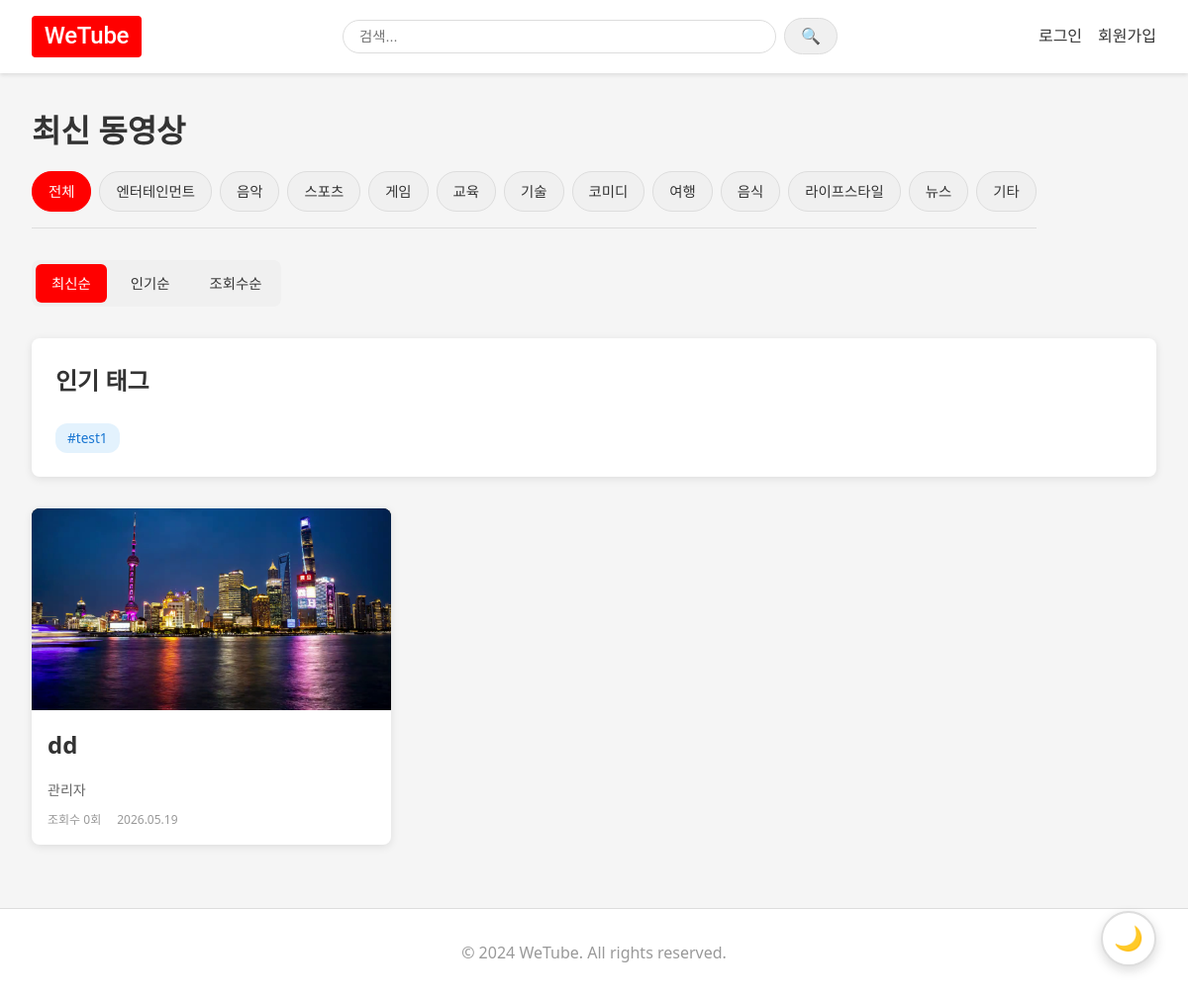
The page / on the database its author committed.
### app/models.py (models this page shows, shortened)
class Tag(db.Model):
    __tablename__ = 'tags'
    id = db.Column(db.Integer, primary_key=True)
    name = db.Column(db.String(50), unique=True, nullable=False, index=True)  # 태그 이름
    created_at = db.Column(db.DateTime, default=datetime.utcnow)

class Video(db.Model):
    __tablename__ = 'videos'
    id = db.Column(db.Integer, primary_key=True)
    title = db.Column(db.String(200), nullable=False)
    description = db.Column(db.Text, nullable=True)
    video_path = db.Column(db.String(500), nullable=False)  # 비디오 파일 경로 또는 Cloudinary URL
    thumbnail_path = db.Column(db.String(500), nullable=True)  # 썸네일 이미지 경로 또는 Cloudinary URL
    category = db.Column(db.String(50), nullable=True, index=True)  # 비디오 카테고리
    duration = db.Column(db.Integer, nullable=True)  # 재생 시간 (초)
    views = db.Column(db.Integer, default=0)  # 조회수
    likes = db.Column(db.Integer, default=0)  # 좋아요 수
    user_id = db.Column(db.Integer, db.ForeignKey('users.id'), nullable=False)
    created_at = db.Column(db.DateTime, default=datetime.utcnow, index=True)
    updated_at = db.Column(db.DateTime, default=datetime.utcnow, onupdate=datetime.utcnow)
    video_public_id = db.Column(db.String(255), nullable=True)  # Cloudinary 비디오 public_id
    thumbnail_public_id = db.Column(db.String(255), nullable=True)  # Cloudinary 썸네일 public_id
    def get_thumbnail_url(self):
        if not self.thumbnail_path:
            return None
        if self.thumbnail_path.startswith('http://') or self.thumbnail_path.startswith('https://'):
            return self.thumbnail_path
        from flask import url_for
        return url_for('uploads.serve_thumbnail', filename=self.thumbnail_path)
    comments = db.relationship('Comment', backref='video', lazy='dynamic', cascade='all, delete-orphan')
    tags = db.relationship(
        'Tag',
        secondary='video_tags',
        backref=db.backref('videos', lazy='dynamic'),
        lazy='dynamic'
    )

class User(UserMixin, db.Model):
    __tablename__ = 'users'
    id = db.Column(db.Integer, primary_key=True)
    username = db.Column(db.String(80), unique=True, nullable=False, index=True)
    email = db.Column(db.String(120), unique=True, nullable=False, index=True)
    password_hash = db.Column(db.String(255), nullable=False)
    nickname = db.Column(db.String(80), nullable=True)
    profile_image = db.Column(db.String(255), nullable=True)  # 프로필 이미지 경로 또는 Cloudinary URL
    profile_image_public_id = db.Column(db.String(255), nullable=True)  # Cloudinary 프로필 이미지 public_id
    is_admin = db.Column(db.Boolean, default=False, nullable=False)  # 관리자 여부
    created_at = db.Column(db.DateTime, default=datetime.utcnow)
    updated_at = db.Column(db.DateTime, default=datetime.utcnow, onupdate=datetime.utcnow)
    videos = db.relationship('Video', backref='author', lazy='dynamic', cascade='all, delete-orphan')
    comments = db.relationship('Comment', backref='author', lazy='dynamic', cascade='all, delete-orphan')
    liked_videos = db.relationship(
        'Video',
        secondary='video_likes',
        backref=db.backref('liked_by_users', lazy='dynamic'),
        lazy='dynamic'
    )
    subscribed_to = db.relationship(
        'User',
        secondary='subscriptions',
        primaryjoin='User.id==subscriptions.c.subscriber_id',
        secondaryjoin='User.id==subscriptions.c.subscribed_to_id',
        backref=db.backref('subscribers', lazy='dynamic'),
        lazy='dynamic'
    )

### app/routes/main.py (the view)
@main_bp.route('/')
def index():
    page = request.args.get('page', 1, type=int)
    sort_by = request.args.get('sort', 'latest', type=str)
    category = request.args.get('category', '', type=str)
    query = Video.query
    if category and category in Config.VIDEO_CATEGORIES:
        query = query.filter_by(category=category)
    if sort_by == 'popular':
        order_by = Video.likes.desc()
        sort_label = '인기 동영상'
    elif sort_by == 'views':
        order_by = Video.views.desc()
        sort_label = '조회수 많은 동영상'
    else:
        order_by = Video.created_at.desc()
        sort_label = '최신 동영상'
    if category and category in Config.VIDEO_CATEGORIES:
        sort_label = f'{Config.VIDEO_CATEGORIES[category]} - {sort_label}'
    videos = query.options(
        joinedload(Video.author)
    ).order_by(order_by).paginate(
        page=page,
        per_page=Config.VIDEOS_PER_PAGE,
        error_out=False
    )
    popular_tags = db.session.query(Tag)\
        .join(video_tags)\
        .join(Video)\
        .group_by(Tag.id)\
        .having(func.count(Video.id) > 0)\
        .order_by(func.count(Video.id).desc())\
        .limit(10)\
        .all()
    return render_template(
        'main/index.html',
        videos=videos,
        sort_by=sort_by,
        sort_label=sort_label,
        current_category=category,
        popular_tags=popular_tags,
        config=Config
    )

### app/templates/main/index.html (shortened to what this page needs)
{% extends "base.html" %}
{% block content %}
<div class="container">
    <div class="page-header">
        <h1 class="page-title">{{ sort_label }}</h1>
        <div class="category-filter">
            <a href="{{ url_for('main.index', sort=sort_by) }}"
               class="category-tab {% if not current_category %}active{% endif %}">
                전체
            </a>
            {% for key, value in config.VIDEO_CATEGORIES.items() %}
            <a href="{{ url_for('main.index', sort=sort_by, category=key) }}"
               class="category-tab {% if current_category == key %}active{% endif %}">
                {{ value }}
            </a>
            {% endfor %}
        </div>
        <div class="sort-tabs">
            <a href="{{ url_for('main.index', sort='latest', category=current_category) }}"
               class="sort-tab {% if sort_by == 'latest' %}active{% endif %}">
                최신순
            </a>
            <a href="{{ url_for('main.index', sort='popular', category=current_category) }}"
               class="sort-tab {% if sort_by == 'popular' %}active{% endif %}">
                인기순
            </a>
            <a href="{{ url_for('main.index', sort='views', category=current_category) }}"
               class="sort-tab {% if sort_by == 'views' %}active{% endif %}">
                조회수순
            </a>
        </div>
    </div>
    {% if popular_tags %}
    <div class="popular-tags-section">
        <h2 class="section-title">인기 태그</h2>
        <div class="popular-tags">
            {% for tag in popular_tags %}
            <a href="{{ url_for('main.tag_videos', tag_name=tag.name) }}" class="tag-link">
                #{{ tag.name }}
            </a>
            {% endfor %}
        </div>
    </div>
    {% endif %}
    <div class="video-grid">
        {% if videos.items %}
            {% for video in videos.items %}
            <div class="video-card">
                <a href="{{ url_for('main.watch', video_id=video.id) }}" class="video-link">
                    <div class="video-thumbnail">
                        {% if video.thumbnail_path %}
                            <img src="{{ video.get_thumbnail_url() }}"
                                 alt="{{ video.title }}"
                                 onerror="this.style.backgroundColor='#ddd'; this.style.display='flex'; this.style.alignItems='center'; this.style.justifyContent='center'; this.innerHTML='썸네일 없음';">
                        {% else %}
                            <div style="width:100%; height:100%; background:#ddd; display:flex; align-items:center; justify-content:center; color:#999;">썸네일 없음</div>
                        {% endif %}
                    </div>
                    <div class="video-info">
                        <h3 class="video-title">{{ video.title }}</h3>
                        <p class="video-author">
                            <a href="{{ url_for('main.user_profile', username=video.author.username) }}"
                               class="author-link">{{ video.author.nickname or video.author.username }}</a>
                        </p>
                        <div class="video-meta">
                            <span class="video-views">조회수 {{ video.views }}회</span>
                            <span class="video-date">{{ video.created_at.strftime('%Y.%m.%d') }}</span>
                        </div>
                    </div>
                </a>
            </div>
            {% endfor %}
        {% else %}
            <div class="empty-state">
                <p>아직 업로드된 동영상이 없습니다.</p>
            </div>
        {% endif %}
    </div>
</div>
{% endblock %}

### app/static/css/style.css (style rules this page uses)
* { margin: 0; padding: 0; box-sizing: border-box; }
:root { --bg-color: #f5f5f5; --text-color: #333; --card-bg: #fff; --border-color: #ddd; --nav-bg: #fff; --nav-shadow: rgba(0, 0, 0, 0.1); --input-bg: #fff; --input-border: #ddd; --link-color: #333; --link-hover: #ff0000; --placeholder-color: #999; --secondary-bg: #f0f0f0; --tertiary-bg: #e0e0e0; --hover-bg: #e0e0e0; --table-header-bg: #f5f5f5; --table-hover-bg: #f9f9f9; }
body { font-family: "Segoe UI", Tahoma, Geneva, Verdana, sans-serif; line-height: 1.6; color: var(--text-color); background-color: var(--bg-color); transition: background-color 0.3s, color 0.3s; }
.container { max-width: 1200px; margin: 2rem auto; padding: 0 2rem; }
.page-header { display: flex; justify-content: space-between; align-items: center; margin-bottom: 2rem; flex-wrap: wrap; gap: 1rem; }
.page-title { font-size: 2rem; margin: 0; color: var(--text-color); }
.category-filter { display: flex; flex-wrap: wrap; gap: 0.5rem; margin-bottom: 1rem; padding-bottom: 1rem; border-bottom: 1px solid var(--border-color); transition: border-color 0.3s; }
.category-tab { padding: 0.5rem 1rem; background-color: var(--secondary-bg); border: 1px solid var(--border-color); border-radius: 20px; text-decoration: none; color: var(--text-color); font-size: 0.9rem; font-weight: 500; transition: all 0.3s; white-space: nowrap; }
.category-tab.active { background-color: #ff0000; color: #fff; border-color: #ff0000; }
.sort-tabs { display: flex; gap: 0.5rem; background-color: var(--secondary-bg); border-radius: 8px; padding: 0.25rem; }
.sort-tab { padding: 0.5rem 1rem; text-decoration: none; color: var(--text-color); background-color: transparent; border-radius: 6px; font-size: 0.9rem; font-weight: 500; transition: all 0.3s; white-space: nowrap; }
.sort-tab.active { background-color: #ff0000; color: #fff; }
.video-grid { display: grid; grid-template-columns: repeat(auto-fill, minmax(280px, 1fr)); gap: 1.5rem; margin-bottom: 2rem; }
.video-card { background: var(--card-bg); border-radius: 8px; overflow: hidden; box-shadow: 0 2px 8px rgba(0, 0, 0, 0.1); transition: transform 0.3s, box-shadow 0.3s, background-color 0.3s; }
.video-link { text-decoration: none; color: inherit; display: block; }
.video-thumbnail { width: 100%; aspect-ratio: 16/9; overflow: hidden; background: #000; }
.video-thumbnail img { width: 100%; height: 100%; object-fit: cover; }
.video-info { padding: 1rem; }
.video-title { font-size: 1rem; font-weight: 600; margin-bottom: 0.5rem; color: var(--text-color); display: -webkit-box; -webkit-line-clamp: 2; -webkit-box-orient: vertical; overflow: hidden; }
.video-author { font-size: 0.875rem; color: #666; margin-bottom: 0.5rem; }
.author-link { color: #666; text-decoration: none; transition: color 0.3s; }
.video-meta { display: flex; gap: 1rem; font-size: 0.75rem; color: var(--placeholder-color); }
.video-title { font-size: 1.5rem; margin-bottom: 1rem; }
.tag-link { display: inline-block; padding: 0.25rem 0.75rem; background-color: #e3f2fd; border-radius: 12px; text-decoration: none; color: #1976d2; font-size: 0.85rem; font-weight: 500; transition: all 0.3s; }
.popular-tags-section { margin-bottom: 2rem; padding: 1.5rem; background: var(--card-bg); border-radius: 8px; box-shadow: 0 2px 8px rgba(0, 0, 0, 0.1); transition: background-color 0.3s; }
.section-title { font-size: 1.2rem; font-weight: 600; margin-bottom: 1rem; color: var(--text-color); }
.popular-tags { display: flex; flex-wrap: wrap; gap: 0.5rem; }
.section-title { font-size: 1.5rem; margin-bottom: 1.5rem; color: var(--text-color); }

### rows shown on the page
Tag: name "test1"
Video: get_thumbnail_url (picture), title "dd", author "관리자", views "0", created_at "2026.05.19"

### other values the page prints
{{ sort_label }} "최신 동영상"
{{ value }} "엔터테인먼트" "음악" "스포츠" "게임" "교육" "기술" "코미디" "여행" "음식" "라이프스타일" "뉴스" "기타"
